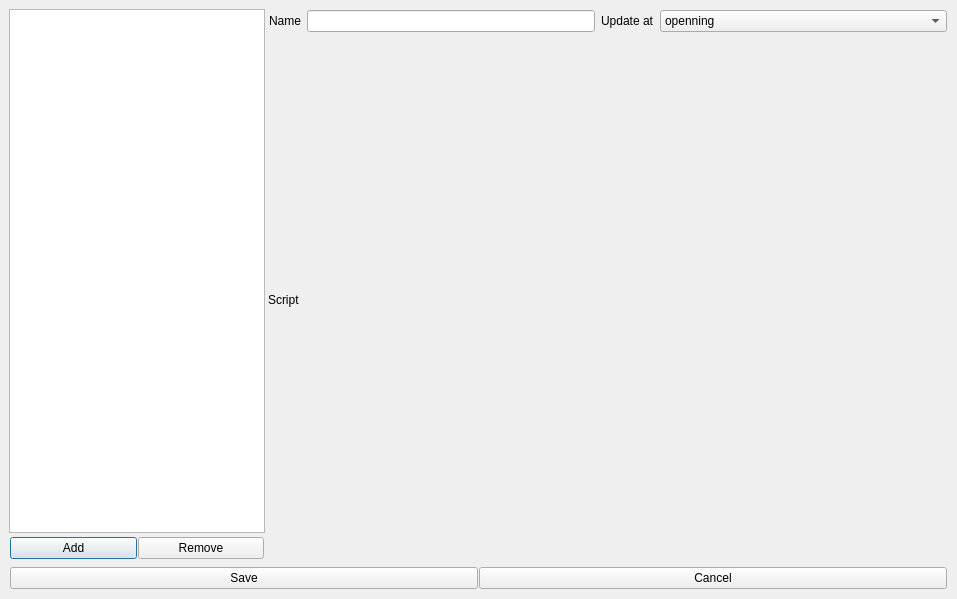
<?xml version="1.0" encoding="UTF-8"?>
<ui version="4.0">
 <class>MainWindow</class>
 <widget class="QDialog" name="MainWindow">
  <property name="geometry">
   <rect>
    <x>0</x>
    <y>0</y>
    <width>957</width>
    <height>599</height>
   </rect>
  </property>
  <property name="windowTitle">
   <string>Huds</string>
  </property>
  <layout class="QVBoxLayout" name="verticalLayout_8">
   <property name="leftMargin">
    <number>9</number>
   </property>
   <property name="topMargin">
    <number>9</number>
   </property>
   <property name="rightMargin">
    <number>9</number>
   </property>
   <property name="bottomMargin">
    <number>9</number>
   </property>
   <item>
    <layout class="QVBoxLayout" name="verticalLayout">
     <item>
      <layout class="QHBoxLayout" name="horizontalLayout_9" stretch="0,1">
       <property name="spacing">
        <number>3</number>
       </property>
       <item>
        <layout class="QVBoxLayout" name="verticalLayout_2">
         <item>
          <widget class="QListWidget" name="hudListWidget">
           <property name="selectionBehavior">
            <enum>QAbstractItemView::SelectRows</enum>
           </property>
          </widget>
         </item>
         <item>
          <layout class="QHBoxLayout" name="horizontalLayout_10">
           <property name="spacing">
            <number>1</number>
           </property>
           <property name="leftMargin">
            <number>1</number>
           </property>
           <property name="topMargin">
            <number>1</number>
           </property>
           <property name="rightMargin">
            <number>1</number>
           </property>
           <property name="bottomMargin">
            <number>1</number>
           </property>
           <item>
            <widget class="QPushButton" name="hudAddButton">
             <property name="text">
              <string>Add</string>
             </property>
            </widget>
           </item>
           <item>
            <widget class="QPushButton" name="hudDelButton">
             <property name="text">
              <string>Remove</string>
             </property>
            </widget>
           </item>
          </layout>
         </item>
        </layout>
       </item>
       <item>
        <widget class="QWidget" name="widget_2" native="true">
         <property name="minimumSize">
          <size>
           <width>80</width>
           <height>0</height>
          </size>
         </property>
         <layout class="QHBoxLayout" name="horizontalLayout_3">
          <property name="leftMargin">
           <number>0</number>
          </property>
          <property name="topMargin">
           <number>0</number>
          </property>
          <property name="rightMargin">
           <number>0</number>
          </property>
          <property name="bottomMargin">
           <number>0</number>
          </property>
          <item>
           <widget class="QWidget" name="widget" native="true">
            <property name="minimumSize">
             <size>
              <width>50</width>
              <height>0</height>
             </size>
            </property>
            <layout class="QVBoxLayout" name="verticalLayout_9">
             <property name="leftMargin">
              <number>0</number>
             </property>
             <property name="topMargin">
              <number>0</number>
             </property>
             <property name="rightMargin">
              <number>0</number>
             </property>
             <property name="bottomMargin">
              <number>0</number>
             </property>
             <item>
              <layout class="QVBoxLayout" name="Vlayout">
               <item>
                <layout class="QHBoxLayout" name="horizontalLayout_11" stretch="0,1,0,1">
                 <property name="spacing">
                  <number>6</number>
                 </property>
                 <property name="leftMargin">
                  <number>1</number>
                 </property>
                 <property name="topMargin">
                  <number>1</number>
                 </property>
                 <property name="rightMargin">
                  <number>1</number>
                 </property>
                 <property name="bottomMargin">
                  <number>1</number>
                 </property>
                 <item>
                  <widget class="QLabel" name="label_8">
                   <property name="text">
                    <string>Name</string>
                   </property>
                  </widget>
                 </item>
                 <item>
                  <widget class="QLineEdit" name="nameLineEdit">
                   <property name="toolTip">
                    <string>Name of the project</string>
                   </property>
                  </widget>
                 </item>
                 <item>
                  <widget class="QLabel" name="label_2">
                   <property name="text">
                    <string>Update at</string>
                   </property>
                  </widget>
                 </item>
                 <item>
                  <widget class="QComboBox" name="comboBox">
                   <item>
                    <property name="text">
                     <string>openning</string>
                    </property>
                   </item>
                   <item>
                    <property name="text">
                     <string>selection changed</string>
                    </property>
                   </item>
                   <item>
                    <property name="text">
                     <string>view refreshed</string>
                    </property>
                   </item>
                   <item>
                    <property name="text">
                     <string>on toggle</string>
                    </property>
                   </item>
                  </widget>
                 </item>
                </layout>
               </item>
               <item>
                <widget class="QLabel" name="label">
                 <property name="text">
                  <string>Script</string>
                 </property>
                </widget>
               </item>
              </layout>
             </item>
            </layout>
           </widget>
          </item>
         </layout>
        </widget>
       </item>
      </layout>
     </item>
     <item>
      <layout class="QHBoxLayout" name="horizontalLayout">
       <property name="spacing">
        <number>1</number>
       </property>
       <property name="leftMargin">
        <number>1</number>
       </property>
       <property name="topMargin">
        <number>1</number>
       </property>
       <property name="rightMargin">
        <number>1</number>
       </property>
       <property name="bottomMargin">
        <number>1</number>
       </property>
       <item>
        <widget class="QPushButton" name="saveButton">
         <property name="text">
          <string>Save</string>
         </property>
        </widget>
       </item>
       <item>
        <widget class="QPushButton" name="cancelButton">
         <property name="text">
          <string>Cancel</string>
         </property>
        </widget>
       </item>
      </layout>
     </item>
    </layout>
   </item>
  </layout>
 </widget>
 <resources/>
 <connections/>
</ui>
